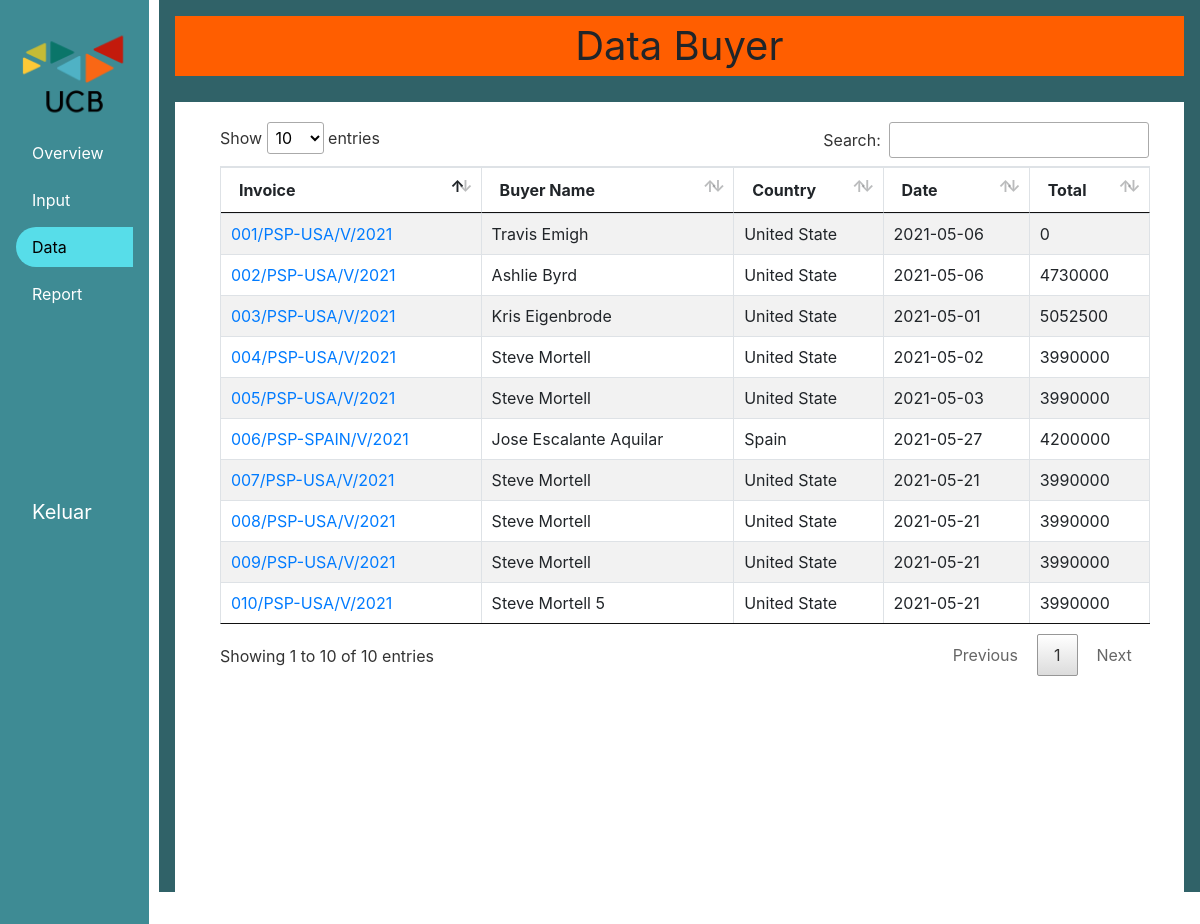
The app's page /Data.php (signed in) with its own data.
### tables this page shows
CREATE TABLE `datainfo` (
  `invoice_id` varchar(30) NOT NULL,
  `company` varchar(30) DEFAULT NULL,
  `buyer` varchar(50) NOT NULL,
  `phone` varchar(30) NOT NULL,
  `postcode` varchar(10) NOT NULL,
  `address` varchar(2000) NOT NULL,
  `country` varchar(30) NOT NULL,
  `code` varchar(30) NOT NULL,
  `date` date NOT NULL,
  `total` int(255) DEFAULT NULL,
  `ID` int(11) DEFAULT NULL
);

### Data.php (the view, shortened to what this page needs)
<?php
if (isset($_SESSION['username']) && isset($_SESSION['ID'])) {
 ?>
<!DOCTYPE html>
<html>
    <head>
        <link rel="stylesheet" type="text/css" href="./css/style-data.css">
        <link rel="stylesheet" type="text/css" href="./css/jquery.dataTables.min.css">
        <link rel="stylesheet" type="text/css" href="./css/bootstrap.css">
        <link rel="stylesheet" type="text/css" href="./css/dataTables.bootstrap4.min.css">
    </head>
    <body>
        <div class="grid">
            <div>
                <img class="logo" src="./img/logo.png">
                <ul>
                    <li><a href="Home2.php">Overview</a></li>
                    <li><a href="Input2.php">Input</a></li>
                    <li><a class="input" href="#">Data</a></li>
                    <?php if(isset($_SESSION['admin']) && $_SESSION['admin']=="Yes") { ?>
                        <li><a href="Report.php">Report</a></li>
                    <?php } ?>
                    <li><a href="Logout.php">Keluar</a></li>
                </ul>
            </div>
            <div class="grid2">
                <div class="top">
                    Data Buyer
                </div>
                <form class="mid-master">
                    <div class="mid-top">
                        <div class="container">
                        <table id="example" class="table table-striped table-bordered" style="width:100%">
                        <thead>
                            <tr>
                                <th>Invoice</th>
                                <th>Buyer Name</th>
                                <th>Country</th>
                                <th>Date</th>
                                <th>Total</th>
                            </tr>
                        </thead>
                        <tbody>
                            <?php
                            $id = strval($_SESSION['ID']);
                            $company = $_SESSION['company'];
                            $query = "SELECT * FROM datainfo WHERE ID='$id' ";
                            if(isset($_SESSION['admin'])) {
                                $query = "SELECT * FROM datainfo WHERE company='$company' ";
                            }
                            include 'Server.php';
                            $Data = mysqli_query($conn, $query);
                            while($row = mysqli_fetch_array($Data)) {
                                $ref = $row['invoice_id'];
                                $link = "Data-info.php?ref=".$ref;
                                echo "<tr>
                                    <td><a href=$link>".$row['invoice_id']."</a></td>
                                    <td>".$row['buyer']."</td>
                                    <td>".$row['country']."</td>
                                    <td>".$row['date']."</td>
                                    <td>".$row['total']."</td>
                                </tr>";
                            }
                            ?>
                        </tbody>
                        </table>
                        </div>
                    </div>
                    <div class="mid-midd">
                    </div>
                </div>
                <div class="bot">
                </div>
            </div>
    </body>
</html>
<?php
} else {
    header("Location: Login.php");
    exit();
}
?>

### css/style-data.css (style rules this page uses)
* { padding: 0; margin: 0; box-sizing: border-box; }
body { font-family: 'Poppins', sans-serif; font-size: 20px; background-color:grey; }
.logo { width: 100%; }
ul { list-style-type: none; padding: 0px; }
ul >:last-child { text-align: left; margin-top: 150%; font-size: 20px; }
li a { display: block; color: white; padding: 8px 16px; text-decoration: none; margin-bottom: 7px; }
.grid { display: grid; grid-template-columns: 1fr 7fr; grid-column-gap: 10px; }
.grid > div { background-color: rgb(48, 98, 104); padding: 1em; }
.grid > div:nth-child(odd) { background-color: rgb(62,139,148); }
.grid2 { display: grid; grid-template-rows: 10% 80% 10%; }
.top { background-color: rgb(255, 94, 0); height: max-content; text-align: center; font-size: 40px; }
.mid-master { display: grid; grid-template-rows: 1fr 1fr; background-color: white; height: 100vh; }
.mid-top { padding: 2%; display: grid; column-gap: 10px; margin-left: 10px; margin-top: auto; margin-bottom: auto; }
.mid-midd { margin-left: 10px; margin-right: 10px; margin-bottom: 10px; background-color: white; }
.input { border-bottom-left-radius: 40px; border-top-left-radius: 40px; background-color: rgb(87, 221, 233); color: black; }

### records on screen
datainfo: invoice_id "001/PSP-USA/V/2021", buyer "Travis Emigh", country "United State", date "2021-05-06", total "0"
datainfo: invoice_id "002/PSP-USA/V/2021", buyer "Ashlie Byrd", country "United State", date "2021-05-06", total "4730000"
datainfo: invoice_id "003/PSP-USA/V/2021", buyer "Kris Eigenbrode", country "United State", date "2021-05-01", total "5052500"
datainfo: invoice_id "004/PSP-USA/V/2021", buyer "Steve Mortell", country "United State", date "2021-05-02", total "3990000"
datainfo: invoice_id "005/PSP-USA/V/2021", buyer "Steve Mortell", country "United State", date "2021-05-03", total "3990000"
datainfo: invoice_id "006/PSP-SPAIN/V/2021", buyer "Jose Escalante Aquilar", country "Spain", date "2021-05-27", total "4200000"
datainfo: invoice_id "007/PSP-USA/V/2021", buyer "Steve Mortell", country "United State", date "2021-05-21", total "3990000"
datainfo: invoice_id "008/PSP-USA/V/2021", buyer "Steve Mortell", country "United State", date "2021-05-21", total "3990000"
datainfo: invoice_id "009/PSP-USA/V/2021", buyer "Steve Mortell", country "United State", date "2021-05-21", total "3990000"
datainfo: invoice_id "010/PSP-USA/V/2021", buyer "Steve Mortell 5", country "United State", date "2021-05-21", total "3990000"
